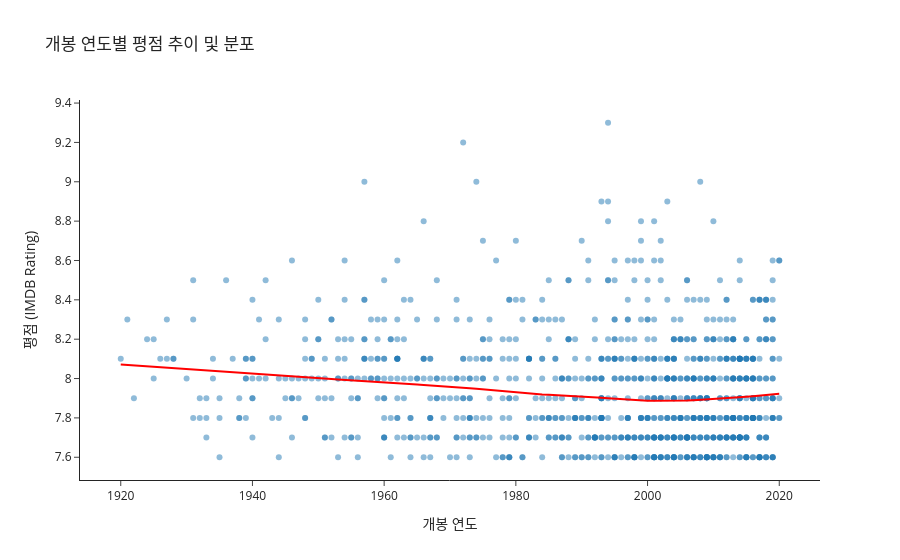

Notebook cell for this chart:
### Code cell
imdb['Released_Year_Num'] = pd.to_numeric(imdb['Released_Year'], errors='coerce')
imdb_year_clean = imdb.dropna(subset=['Released_Year_Num'])

fig = px.scatter(
    imdb_year_clean,
    x='Released_Year_Num',
    y='IMDB_Rating',
    hover_name='Series_Title',
    hover_data=['Genre', 'Gross_M'],
    trendline='lowess',
    trendline_color_override='red',
    title='개봉 연도별 평점 추이 및 분포',
    labels={'Released_Year_Num': '개봉 연도', 'IMDB_Rating': '평점 (IMDB Rating)'},
    template='simple_white',
    opacity=0.5
)

fig.show()

### Figure 1 — Plotly figure (JSON) as saved in the notebook; plotly's stock layout.template omitted (floating-point values rounded to 4 significant figures; data arrays with more than 128 entries replaced by an {"elided": "..."} marker saying what was removed)
{"data": [{"customdata": {"elided": "999x2 mixed values"}, "hovertemplate": "<b>%{hovertext}</b><br><br>개봉 연도=%{x}<br>평점 (IMDB Rating)=%{y}<br>Genre=%{customdata[0]}<br>Gross_M=%{customdata[1]}<extra></extra>", "hovertext": {"elided": "999 str values"}, "legendgroup": "", "marker": {"color": "#1F77B4", "opacity": 0.5, "symbol": "circle"}, "mode": "markers", "name": "", "orientation": "v", "showlegend": false, "type": "scatter", "x": {"elided": "999 float values"}, "xaxis": "x", "y": {"elided": "999 float values"}, "yaxis": "y"}, {"hovertemplate": "<b>LOWESS trendline</b><br><br>개봉 연도=%{x}<br>평점 (IMDB Rating)=%{y} <b>(trend)</b><extra></extra>", "legendgroup": "", "line": {"color": "red"}, "marker": {"color": "#1F77B4", "symbol": "circle"}, "mode": "lines", "name": "", "showlegend": false, "type": "scatter", "x": {"elided": "999 float values"}, "xaxis": "x", "y": {"elided": "999 float values"}, "yaxis": "y"}], "layout": {"legend": {"tracegroupgap": 0}, "title": {"text": "개봉 연도별 평점 추이 및 분포"}, "xaxis": {"anchor": "y", "domain": [0, 1], "title": {"text": "개봉 연도"}}, "yaxis": {"anchor": "x", "domain": [0, 1], "title": {"text": "평점 (IMDB Rating)"}}}}
